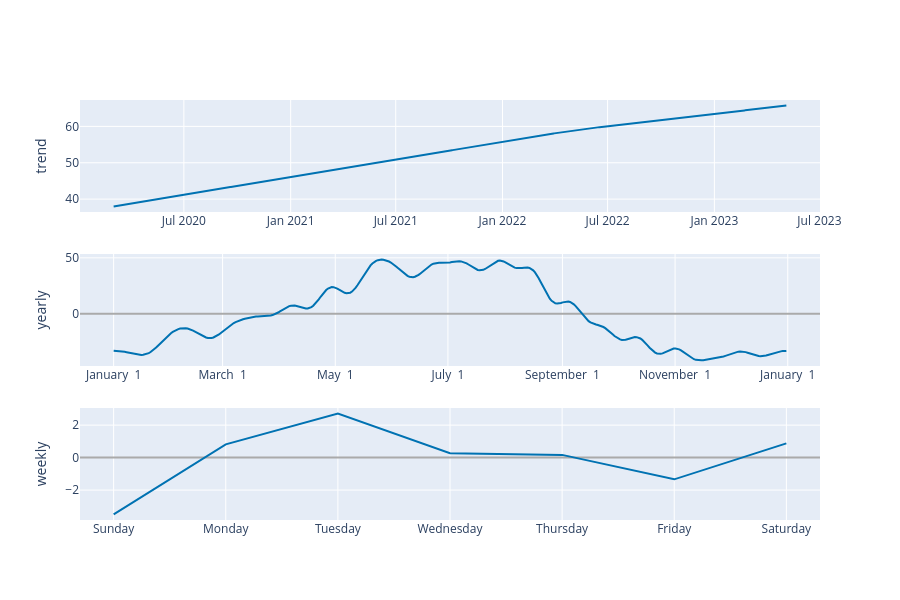

Source (notebook cell):
### Code cell
fig = plot_components_plotly(modelo, previsao)
fig.show()

### Figure 1 — Plotly figure (JSON) as saved in the notebook; plotly's stock layout.template omitted (floating-point values rounded to 4 significant figures; data arrays with more than 128 entries replaced by an {"elided": "..."} marker saying what was removed)
{"data": [{"line": {"color": "#0072B2", "width": 2}, "mode": "lines", "name": "trend", "type": "scatter", "x": {"elided": "961 str values"}, "xaxis": "x", "y": {"elided": "961 float values"}, "yaxis": "y"}, {"line": {"color": "#0072B2", "width": 2}, "mode": "lines", "name": "yearly", "type": "scatter", "x": {"elided": "365 str values"}, "xaxis": "x2", "y": {"elided": "365 float values"}, "yaxis": "y2"}, {"line": {"color": "#0072B2", "width": 2}, "mode": "lines", "name": "weekly", "type": "scatter", "x": ["2017-01-01T00:00:00.000000000", "2017-01-02T00:00:00.000000000", "2017-01-03T00:00:00.000000000", "2017-01-04T00:00:00.000000000", "2017-01-05T00:00:00.000000000", "2017-01-06T00:00:00.000000000", "2017-01-07T00:00:00.000000000"], "xaxis": "x3", "y": [-3.498, 0.8134, 2.71, 0.2692, 0.1678, -1.338, 0.8747], "yaxis": "y3"}], "layout": {"height": 600, "showlegend": false, "width": 900, "xaxis": {"anchor": "y", "domain": [0, 1], "range": ["2020-01-04T01:12:00", "2023-07-01T22:48:00"], "type": "date"}, "xaxis2": {"anchor": "y2", "domain": [0, 1], "range": ["2016-12-13T18:54:02.958904115", "2018-01-18T11:04:57.863013581"], "tickformat": "%B %e", "type": "date"}, "xaxis3": {"anchor": "y3", "domain": [0, 1], "range": ["2016-12-31T16:48:00", "2017-01-07T07:12:00"], "tickformat": "%A", "type": "date"}, "yaxis": {"anchor": "x", "domain": [0.7333, 1], "rangemode": "normal", "title": {"text": "trend"}, "zerolinecolor": "#AAA"}, "yaxis2": {"anchor": "x2", "domain": [0.3667, 0.6333], "title": {"text": "yearly"}, "zerolinecolor": "#AAA"}, "yaxis3": {"anchor": "x3", "domain": [0, 0.2667], "title": {"text": "weekly"}, "zerolinecolor": "#AAA"}}}
